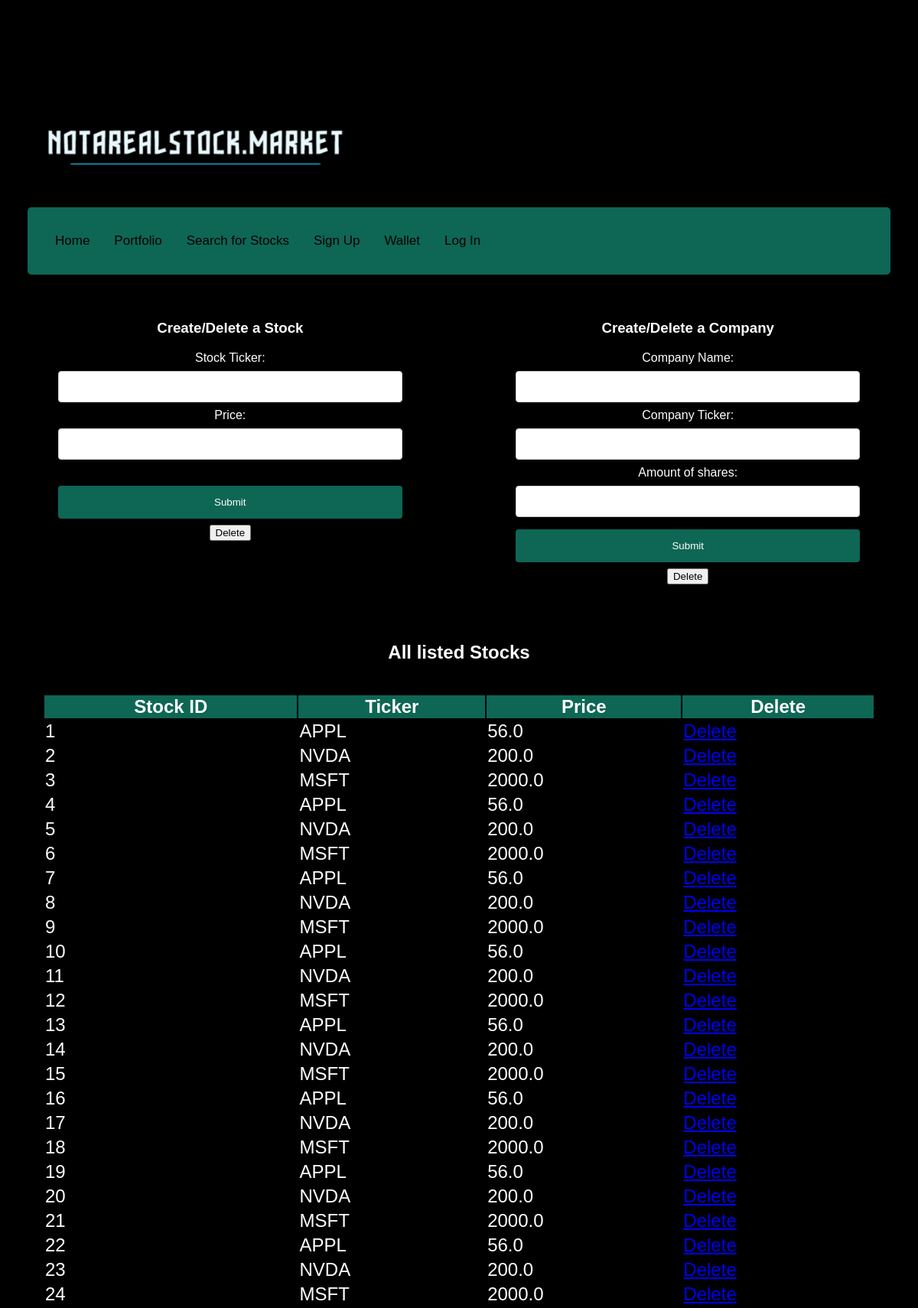
The page /adminpage (upper part) on the database its author committed.
### app.py (models this page shows, shortened)
class Stock(db.Model):
   __tablename__ = 'Stock'
   stockId = db.Column(db.Integer, primary_key=True, index=True)
   ticker = db.Column(db.String(5))
   price = db.Column(db.Float())

### app.py (the view)
@app.route("/adminpage")
def adminPage():
    stock_list = Stock.query.all()
    company_list = Company.query.all()
    return render_template('admin_homepage.html', stock_list=stock_list, company_list=company_list)

### templates/admin_homepage.html (shortened to what this page needs)
<div style="text-align: left;"><img src="{{ url_for('static', filename='notarealstock.png') }}" width="400"/></div>
<div class="topnav">
  <a class="active" href="/">Home</a>
  <a href="portfolio">Portfolio</a>
    <a href="searchstock">Search for Stocks</a>
   <a href="signup">Sign Up</a>
   <a href="wallet">Wallet</a>
   <a href="login-signup">Log In</a>
    </div>
</head>
<head>
</head>
<html>
<body>
  <div style="display: flex; justify-content: space-between;">
    <form action="/addstock" method="post" style="width: 45%;">
      <div>
        <h3>Create/Delete a Stock</h3>
        <label for="stockName">Stock Ticker:</label><br>
        <input type="text" id="stockName" name="stockName"><br>
        <label for="stockPrice">Price:</label><br>
        <input type="text" id="stockPrice" name="stockPrice"><br><br>
        <input type="submit" value="Submit">
        <button type="button">Delete</button>
      </div>
    </form>
    <form action="/addcompany" method="post" style="width: 45%;">
      <div>
        <h3>Create/Delete a Company</h3>
        <label for="companyName">Company Name:</label><br>
        <input type="text" id="companyName" name="companyName"><br>
        <label for="companyTicker">Company Ticker:</label><br>
        <input type="text" id="companyTicker" name="companyTicker"><br>
        <label for="companyAmtShares">Amount of shares:</label><br>
        <input type="text" id="companyAmtShares" name="companyAmtShares"><br>
        <input type="submit" value="Submit">
        <button type="button">Delete</button>
      </div>
    </form>
     </div>
<h2>All listed Stocks</h2>
<div id="stocks">
  <table style="width:100%; background-color:black; font-size:1.5em;">
    <tr style="background-color: #0e6655;;">
      <th>Stock ID</th>
      <th>Ticker</th>
      <th>Price</th>
      <th>Delete</th>
    </tr>
    {% for stock in stock_list %}
    <tr style="border:2px solid white;">
      <td>{{ stock.stockId }}</td>
      <td>{{ stock.ticker }}</td>
      <td>{{ stock.price }}</td>
      <td><a href="/deletestock/{{ stock.stockId }}">Delete</a></td>
    </tr>
    {% endfor %}
  </table>
</div>
</body>
</html>
<html>
<body>

### templates/admin_homepage.html (style rules this page uses)
* { box-sizing: border-box; }
body { margin: 0; font-family: Arial, Helvetica, sans-serif; }
.topnav { overflow: hidden; background-color: #0e6655; }
.topnav a { float: left; display: block; color: black; text-align: center; padding: 14px 16px; text-decoration: none; font-size: 17px; }
.topnav a.active { background-color: #0e6655; color: black; }
body { background-color: black; color: white; padding:10% 3% 10% 3%; text-align:center; }
input[type=text], select { width: 100%; padding: 12px 20px; margin: 8px 0; display: inline-block; border: 1px solid #ccc; border-radius: 4px; box-sizing: border-box; }
input[type=submit] { width: 100%; background-color: #0e6655; color: white; padding: 14px 20px; margin: 8px 0; border: none; border-radius: 4px; cursor: pointer; }
div { border-radius: 5px; padding: 20px; }

### rows shown on the page
Stock: stockId "1", ticker "APPL", price "56.0"
Stock: stockId "2", ticker "NVDA", price "200.0"
Stock: stockId "3", ticker "MSFT", price "2000.0"
Stock: stockId "4", ticker "APPL", price "56.0"
Stock: stockId "5", ticker "NVDA", price "200.0"
Stock: stockId "6", ticker "MSFT", price "2000.0"
Stock: stockId "7", ticker "APPL", price "56.0"
Stock: stockId "8", ticker "NVDA", price "200.0"
Stock: stockId "9", ticker "MSFT", price "2000.0"
Stock: stockId "10", ticker "APPL", price "56.0"
Stock: stockId "11", ticker "NVDA", price "200.0"
Stock: stockId "12", ticker "MSFT", price "2000.0"
Stock: stockId "13", ticker "APPL", price "56.0"
Stock: stockId "14", ticker "NVDA", price "200.0"
Stock: stockId "15", ticker "MSFT", price "2000.0"
Stock: stockId "16", ticker "APPL", price "56.0"
Stock: stockId "17", ticker "NVDA", price "200.0"
Stock: stockId "18", ticker "MSFT", price "2000.0"
Stock: stockId "19", ticker "APPL", price "56.0"
Stock: stockId "20", ticker "NVDA", price "200.0"
Stock: stockId "21", ticker "MSFT", price "2000.0"
Stock: stockId "22", ticker "APPL", price "56.0"
Stock: stockId "23", ticker "NVDA", price "200.0"
Stock: stockId "24", ticker "MSFT", price "2000.0"
